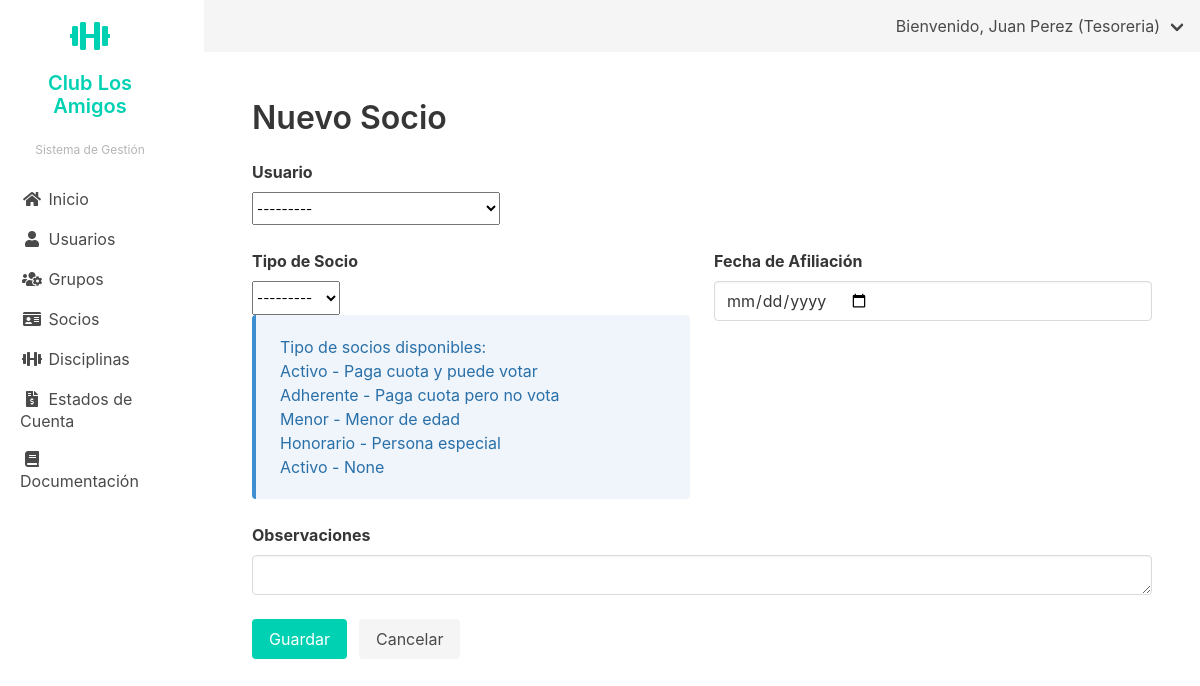
Page /socios/nuevo/ (signed in) on the committed database.
### socios/models.py (models this page shows)
class TipoSocio(models.Model):
    TIPO_SOCIO_CHOICES = [
        ('ACTIVO', 'Activo'),
        ('ADHERENTE', 'Adherente'),
        ('INFANTIL', 'Infantil'),
        ('HONORARIO', 'Honorario'),
    ]
    nombre = models.CharField(max_length=10, choices=TIPO_SOCIO_CHOICES, unique=True)
    descripcion = models.TextField(blank=True, null=True)
    class Meta:
        verbose_name = 'Tipo de Socio'
        verbose_name_plural = 'Tipos de Socios'
        default_manager_name = 'objects'
    def __str__(self):
        return self.nombre

### socios/views.py (the view)
# urls.py: path('nuevo/', views.nuevo_socio, name='nuevo_socio'),
@login_required
def nuevo_socio(request):
    tipos_socio = TipoSocio.objects.all()
    if request.method == 'POST':
        form = SocioForm(request.POST)
        if form.is_valid():
            socio = form.save(commit=False)
            socio.usuario = request.user
            socio.save()
            messages.success(request, 'Socio creado exitosamente.')
            return redirect('socios:lista_socios')
    else:
        form = SocioForm()
    return render(request, 'socios/form_socio.html', {
        'form': form,
        'titulo': 'Nuevo Socio',
        'tipos_socio': tipos_socio
    })

### socios/forms.py (shortened to what this page needs)
class SocioForm(forms.ModelForm):
    class Meta:
        model = Socio
        fields = ['perfil_usuario', 'tipo_socio', 'fecha_afiliacion', 'observaciones']
        widgets = {
            'fecha_afiliacion': forms.DateInput(attrs={'type': 'date'}),
            'observaciones': forms.Textarea(attrs={'rows': 3}),
        }
    def __init__(self, *args, **kwargs):
        super().__init__(*args, **kwargs)
        self.fields['perfil_usuario'] = forms.ModelChoiceField(
            queryset=PerfilUsuario.objects.all(),
            label='Usuario',
            help_text='Seleccione el perfil de usuario que será socio'
        )
        self.fields['tipo_socio'] = forms.ModelChoiceField(
            queryset=TipoSocio.objects.all(),
            label='Tipo de Socio'
        )
        self.fields['fecha_afiliacion'].label = 'Fecha de Afiliación'
        self.fields['observaciones'].label = 'Observaciones'
        for field in self.fields.values():
            field.widget.attrs.update({'class': 'input'})
            if isinstance(field.widget, forms.Select):
                field.widget.attrs.update({'class': 'select'})

### usuarios/context_processors.py (called while the page is built)
def user_role_context(request):
    if request.user.is_authenticated:
        user_groups = request.user.groups.all()
        if user_groups.filter(name='Coordinador').exists():
            user_role = 'Coordinador'
        elif user_groups.filter(name='Tesoreria').exists():
            user_role = 'Tesoreria'
        elif user_groups.filter(name='Comision').exists():
            user_role = 'Comision'
        elif user_groups.filter(name='Administrador').exists():
            user_role = 'Administrador'
        else:
            user_role = 'Default'
    else:
        user_role = 'Default'
    return {
        'user_role': user_role
    }

### usuarios/models.py (called while the page is built)
    def __str__(self):
        return f"{self.usuario.get_full_name()} - {self.numero_documento}"

### socios/templates/socios/form_socio.html (shortened to what this page needs)
{% extends 'usuarios/base_admin.html' %}
{% block content %}
<div class="container">
    <h1 class="title">{{ titulo }}</h1>
    <form method="post">
        <div class="columns is-multiline">
            <div class="column is-12">
                <div class="field">
                    <label class="label">Usuario</label>
                    <div class="control">
                        {{ form.perfil_usuario }}
                    </div>
                </div>
            </div>
            <div class="column is-6">
                <div class="field">
                    <label class="label">Tipo de Socio</label>
                    <div class="control">
                        {{ form.tipo_socio }}
                    </div>
                    <div class="message is-info">
                        <div class="message-body">
                            <p>Tipo de socios disponibles:</p>
                            <ul>
                                {% for tipo in tipos_socio %}
                                <li>{{ tipo.get_nombre_display }} - {{ tipo.descripcion }}</li>
                                {% endfor %}
                            </ul>
                        </div>
                    </div>
                </div>
            </div>
            <div class="column is-6">
                <div class="field">
                    <label class="label">Fecha de Afiliación</label>
                    <div class="control">
                        {{ form.fecha_afiliacion }}
                    </div>
                </div>
            </div>
            <div class="column is-12">
                <div class="field">
                    <label class="label">Observaciones</label>
                    <div class="control">
                        {{ form.observaciones }}
                    </div>
                </div>
            </div>
        </div>
        <div class="field is-grouped">
            <div class="control">
                <button class="button is-primary" type="submit">Guardar</button>
            </div>
            <div class="control">
                <a href="{% url 'socios:lista_socios' %}" class="button is-light">Cancelar</a>
            </div>
        </div>
    </form>
</div>
{% endblock %}

### templates/base.html (shortened to what this page needs)
<!DOCTYPE html>
<html lang="es">
<head>
    <link rel="stylesheet" href="https://cdn.jsdelivr.net/npm/bulma@0.9.4/css/bulma.min.css">
    <link rel="stylesheet" href="https://cdnjs.cloudflare.com/ajax/libs/font-awesome/5.15.4/css/all.min.css">
</head>
<body>
    <div class="columns is-fullheight">
        <div class="column is-2 is-sidebar-menu">
            {% block sidebar_menu %}{% endblock %}
        </div>
        <div class="column">
            <nav class="navbar is-light" role="navigation" aria-label="main navigation">
                <div class="navbar-menu">
                    <div class="navbar-end">
                        {% if request.user.is_authenticated %}
                            <div class="navbar-item has-dropdown is-hoverable">
                                <a class="navbar-link">
                                    Bienvenido, {{ request.user.get_full_name }} ({{ request.user.groups.first.name }})
                                </a>
                            </div>
                        {% else %}
                            <div class="navbar-item">
                                <a class="button is-primary" href="{% url 'usuarios:login' %}">
                                    Iniciar sesión
                                </a>
                            </div>
                        {% endif %}
                    </div>
                </div>
            </nav>
            <div class="section">
                {% block content %}{% endblock %}
            </div>
        </div>
    </div>
</body>
</html>

### rows in the picture
TipoSocio: nombre "Activo", descripcion "Paga cuota y puede votar"
TipoSocio: nombre "Adherente", descripcion "Paga cuota pero no vota"
TipoSocio: nombre "Menor", descripcion "Menor de edad"
TipoSocio: nombre "Honorario", descripcion "Persona especial"
TipoSocio: nombre "Activo", descripcion "None"

### other values in the picture
{{ request.user.get_full_name }} "Juan Perez"
{{ request.user.groups.first.name }} "Tesoreria"
{{ titulo }} "Nuevo Socio"
